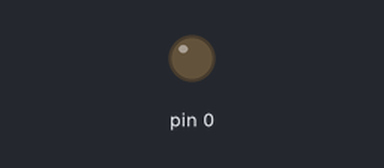
The sketch below on a simulated Arduino Uno, built with avr-gcc and run on an emulated ATmega328P. On the bench: output pins drawn as LEDs (lit = HIGH).

Above: at 0.4 s.
At 1.4 s:
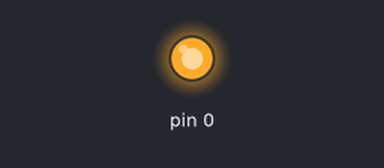
Timing chart, 0 to 6.5 s (numbered marks = the images above):
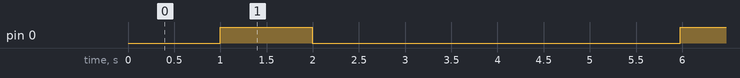

The sketch:

2.CH1.ino
```cpp
#include <avr/io.h>
#include <util/delay.h>
int on_count = 0;
int off_count = 0;
int main(void)
{
  DDRD = 0x01;
  TCCR2A = 0x00;
  TCCR0A = 0x00;
  TCCR0B = 0x03;
  while(1)
  {
    timer_0();
    timer_2();
  }
}


void timer_0()            //Using 8-bit Timer (function)
{
  if(TCNT0 == 249)
  {
    off_count++;
    TCNT0 = 0;
  }
  if(off_count == 1000)
  {
    PORTD = 0x01;
    off_count = 0;
    TCCR0B = 0;
    TCCR2B = 0x04;
  }
}
void timer_2()            //Using 16-bit Timer (function)
{
  if(TCNT2 == 249)
  {
    on_count++;
    TCNT2 = 0;
  }
  if(on_count == 1000)
  {
    PORTD = 0x00;
    on_count = 0;
    TCCR0B = 0x04;
    TCCR2B = 0;
  }

}
```

Measured:
- by itself, pin 0: alternates HIGH for 1.0 s and LOW for 4.0 s
